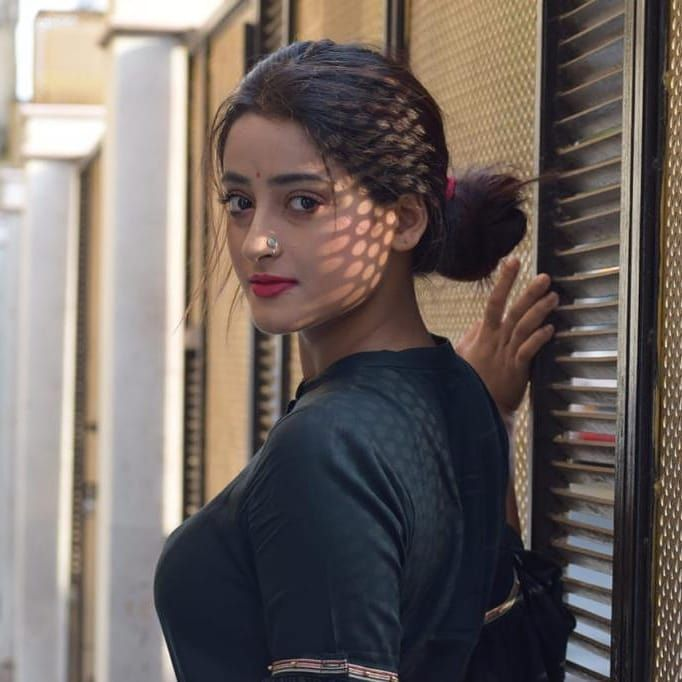
#> input picture resources/test.jpg, 682 x 682 px
$ python crop_into_fragments.py
#> lines starting #> are read from the running program, lines starting #| are printed output that depends on the picture; after the words box and inside, x2 and y2 are one past the last pixel; in counts of white or black regions, pixels touching at a corner belong together
import cv2 as cv
import numpy as np

img = cv.imread('resources/test.jpg')
#> img is the input picture: shape (682, 682, 3); mean B, G, R 97.3, 101.5, 110.9
image_copy = img.copy()
image_height = img.shape[0]
#> image_height = 682
image_width = img.shape[1]
#> image_width = 682

M = 76
N = 104
x1 = 0
x1 = 0

for y in range(0, image_height, M):
    for x in range(0, image_width, N):
        if (image_height - y) < M or (image_width - x) < N:
            break
        x1 = y + M
        y1 = x + N

        # Check whether the patched width and height exceeds image width and height
        if x1 >= image_width and y1 >= image_height:
            x1 = image_width - 1
            y1 = image_height - 1
            # Crop into patches of size MxN
            tiles = image_copy[y:y+M, x:x+N]
            # Save each patch in file directory
            cv.imwrite('saved_patches/' + 'title' + str(x) + tiles)
            cv.rectangle(img, (x, y), (x1, y1), (0, 255, 0), 1)

        elif y1 >= image_height:  # when patch height exceed the image height
            y1 = image_height - 1
            # Crop into patches of MxN
            tiles = image_copy[y:y+M, x:x+N]
            # Save each patch into file directory
            cv.imwrite('saved_patches/'+'tile'+str(x)+'_'+str(y)+'.jpg', tiles)
            cv.rectangle(img, (x, y), (x1, y1), (0, 255, 0), 1)
        elif x1 >= image_width:  # when patch width exceeds the image width
            x1 = image_width - 1
            # Crop into patches of size MxN
            tiles = image_copy[y:y+M, x:x+N]
            # Save each patch into file directory
            cv.imwrite('saved_patches/'+'tile'+str(x)+'_'+str(y)+'.jpg', tiles)
            cv.rectangle(img, (x, y), (x1, y1), (0, 255, 0), 1)
        else:
            # Crop into patches of size MxN
            tiles = image_copy[y:y+M, x:x+N]
            # Save each patch into file directory
            cv.imwrite('saved_patches/'+'tile'+str(x)+'_'+str(y)+'.jpg', tiles)
            cv.rectangle(img, (x, y), (x1, y1), (0, 255, 0), 1)
#> this loop made 9 passes
#> pass 1, `cv.imwrite('saved_patches/'+'tile'+str(x)+'_'+str(y)+'.jpg', tiles)`:
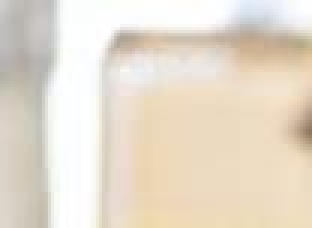
#> saved as tile0_0.jpg: shape (76, 104, 3) (shown 3 times larger); mean B, G, R 204.9, 220.1, 230.2
#> pass 1, `cv.imwrite('saved_patches/'+'tile'+str(x)+'_'+str(y)+'.jpg', tiles)`:
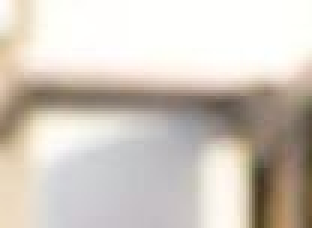
#> saved as tile104_0.jpg: shape (76, 104, 3) (shown 3 times larger); mean B, G, R 191.2, 200.7, 208.9
#> pass 1, `cv.imwrite('saved_patches/'+'tile'+str(x)+'_'+str(y)+'.jpg', tiles)`:
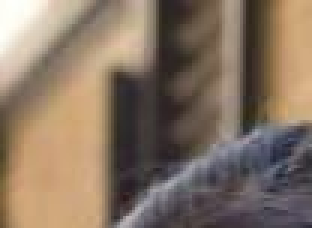
#> saved as tile208_0.jpg: shape (76, 104, 3) (shown 3 times larger); mean B, G, R 99.3, 115.6, 133.5
#> pass 1, `cv.imwrite('saved_patches/'+'tile'+str(x)+'_'+str(y)+'.jpg', tiles)`:
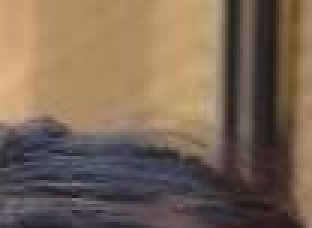
#> saved as tile312_0.jpg: shape (76, 104, 3) (shown 3 times larger); mean B, G, R 85.5, 102.1, 121.7
#> after the loop:
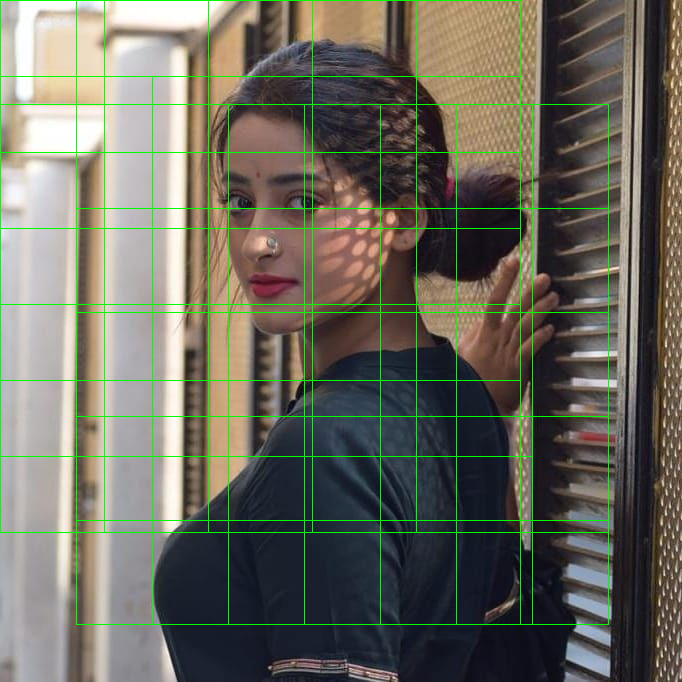
#> img: shape (682, 682, 3); 3.22% of pixels changed, all inside (x1, y1, x2, y2) = (0, 0, 609, 625)
#> after the loop:
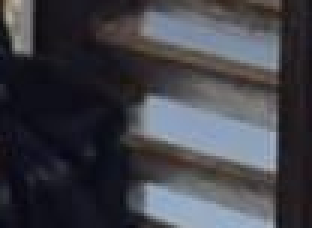
#> tiles: shape (76, 104, 3) (shown 3 times larger); mean B, G, R 72.1, 65.2, 64.7
#Save full image into file directory
cv.imshow("Patched Image",img)
cv.imwrite("patched.jpg",img)
cv.waitKey()
cv.destroyAllWindows()

$ run again, with resources/wood.jpg copied over resources/test.jpg
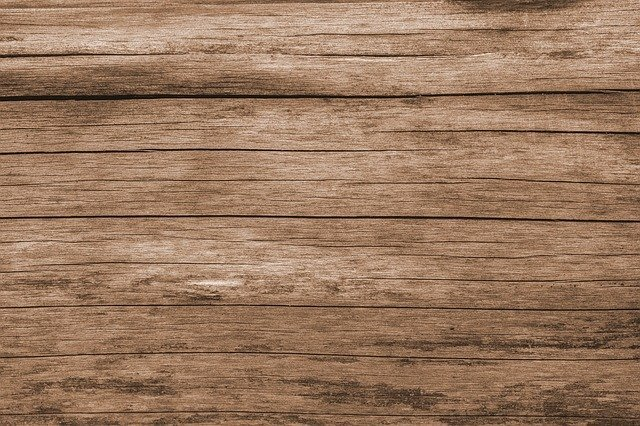
#> input picture resources/wood.jpg, 640 x 426 px
#> img is the input picture: shape (426, 640, 3); mean B, G, R 95, 120.4, 153.9
#> after the loop `for y in range(0, image_height, M):`:
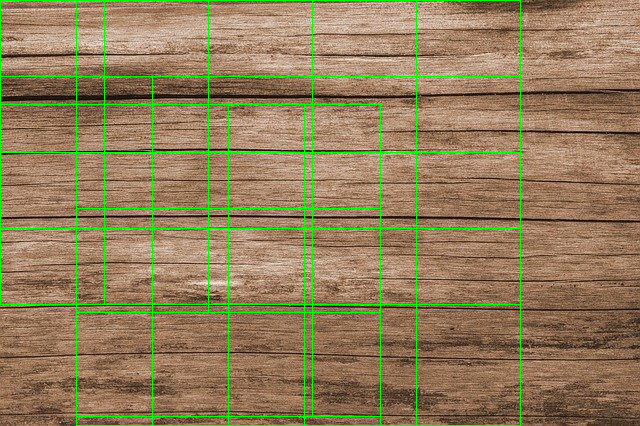
#> img: shape (426, 640, 3); 3.01% of pixels changed, all inside (x1, y1, x2, y2) = (0, 0, 521, 426)
#> after the loop `for y in range(0, image_height, M):`:
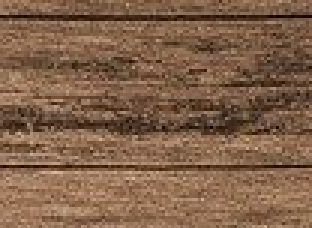
#> tiles: shape (76, 104, 3) (shown 3 times larger); mean B, G, R 73.3, 97.5, 129.4

$ run again, with resources/image.webp saved as resources/test.jpg
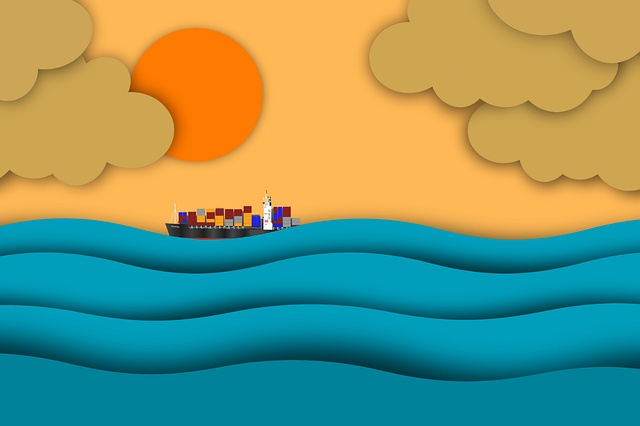
#> input picture resources/image.webp, 640 x 426 px
#> img is the input picture: shape (426, 640, 3); mean B, G, R 113.6, 150, 120.8
#> after the loop `for y in range(0, image_height, M):`:
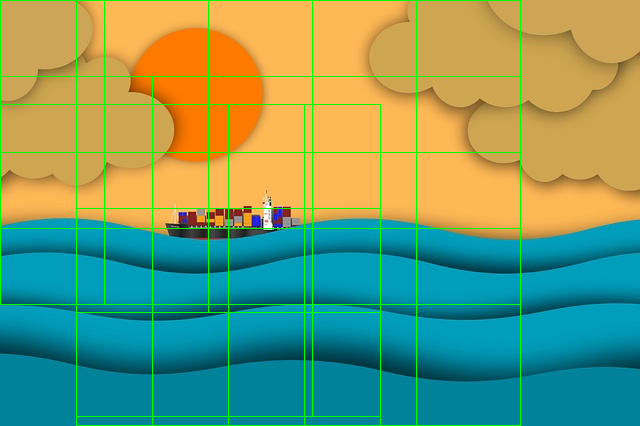
#> img: shape (426, 640, 3); 3.01% of pixels changed, all inside (x1, y1, x2, y2) = (0, 0, 521, 426)
#> after the loop `for y in range(0, image_height, M):`:
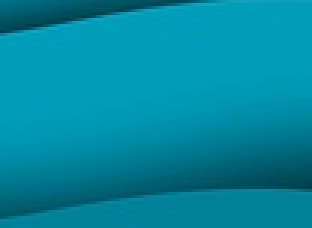
#> tiles: shape (76, 104, 3) (shown 3 times larger); mean B, G, R 161.4, 136.1, 0.8
